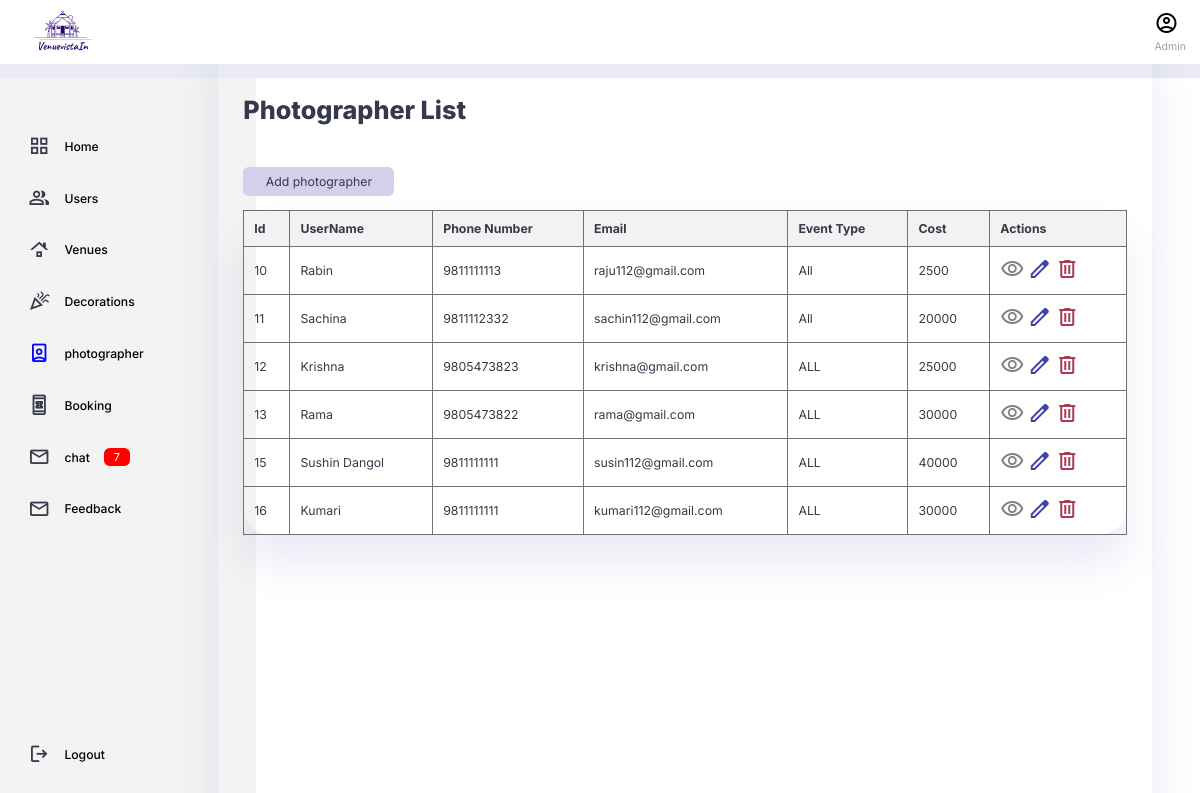
Page /photographer_list on the earlier database version.
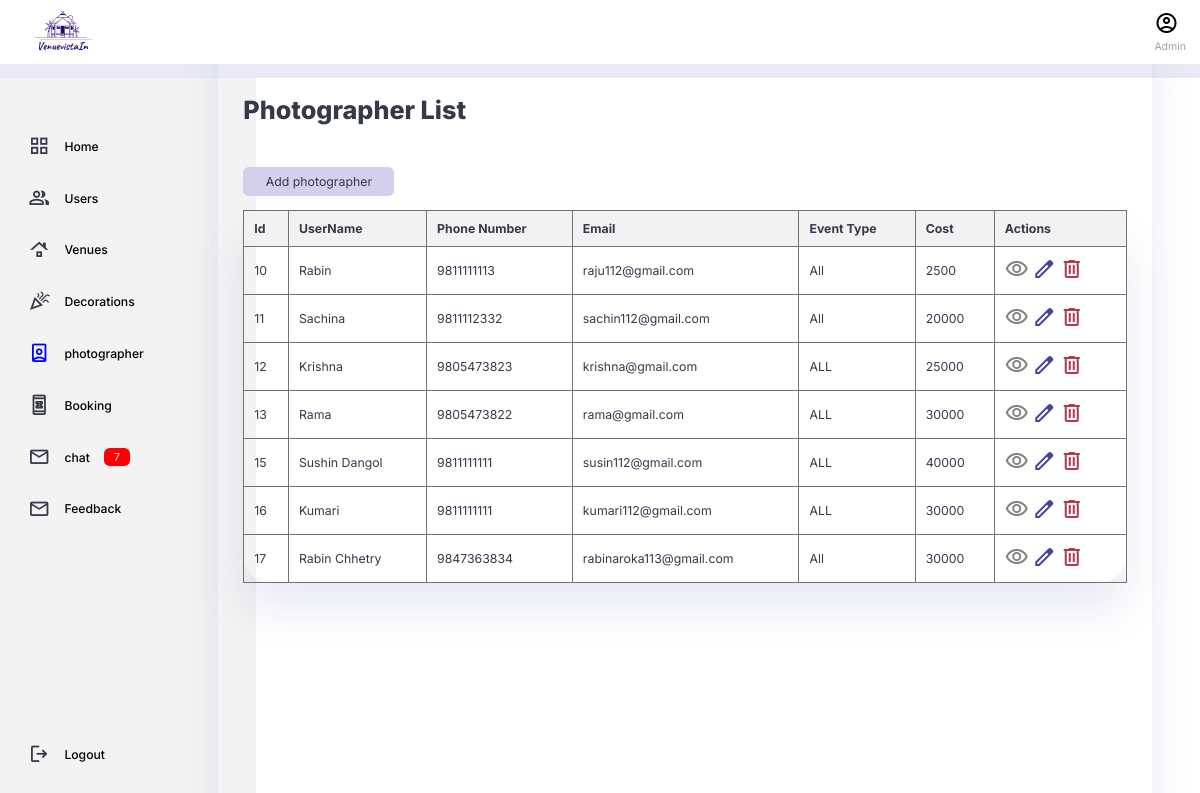
Same page on the later database version.
### photographer/models.py (models this page shows)
class photographer(models.Model): #making class
    Username = models.CharField(max_length=100) #making field
    Phone_Number = models.IntegerField(null=True,default=None)
    Email = models.CharField(max_length=100) #making field
    Description = models.CharField(max_length=200,null=True) #making field
    Event_type = models.CharField(max_length=200) #making field
    Cost= models.IntegerField(default=0, null=True, blank=True)
    Photographer_image = models.ManyToManyField('ImageFile')

### photographer/views.py (the view)
# urls.py: path('photographer_list', views.photographer_list, name= "photographer_list"),  #Path for the register page
def photographer_list(request):
    photographers = photographer.objects.all()  #fetch photographerss from the database
    return render(request, 'photographer/Photographerlist.html', {'photographers': photographers})

### templates/photographer/photographerlist.html (shortened to what the changed rows need)
{% load static %}
 <!DOCTYPE html>
 <html lang="en">
 <head>
     <link rel="stylesheet" href="{% static 'css/photographerlist.css' %}">
     <link rel="stylesheet" href="https://cdnjs.cloudflare.com/ajax/libs/font-awesome/4.7.0/css/font-awesome.min.css">
 </head>
</head>
<body>
  <div class="container">
    <main>
      <h1>Photographer List</h1>
    <div class="tab">
      <table>
        <thead>
            <tr>
                <th>Id</th>
                <th>UserName</th>
                <th>Phone Number</th>
                <th>Email</th>
                <th>Event Type</th>
                <th>Cost</th>
                <th>Actions</th>
            </tr>
        </thead>
        <tbody>
            {% for photographer in photographers %}
                <tr>
                    <td>{{ photographer.id }}</td>
                    <td>{{ photographer.Username }}</td>
                    <td>{{ photographer.Phone_Number }}</td>
                    <td>{{ photographer.Email }}</td>
                    <td>{{ photographer.Event_type }}</td>
                    <td>{{ photographer.Cost }}</td>
                    <td>
                        <a href="{% url 'view_photographer' photographer.id %}" class="btn btn-info"><span class="material-symbols-outlined" style="color:gray">visibility</span> </a>
                        <a href="{% url 'update_photographer' photographer.id %}" enctype="multipart/form-data" class="material-symbols-outlined" style="color:#4141a2">edit</span></a>
                        <a href="{% url 'delete_photographer' photographer.id %}" onclick="return confirmDelete('{{ photographer.Username }}');" class="btn btn-danger" style="color:#ab3a4f"><span class="material-symbols-outlined">delete</span></a>
                    </td>
                </tr>
            {% endfor %}
        </tbody>
      </table>
    </div>
    </main>
   </div>
</body>
</html>

Differences in the rows shown:
added photographer: id "17", Username "Rabin Chhetry", Phone_Number "9847363834", Email "rabinaroka113@gmail.com", Event_type "All", Cost "30000"
